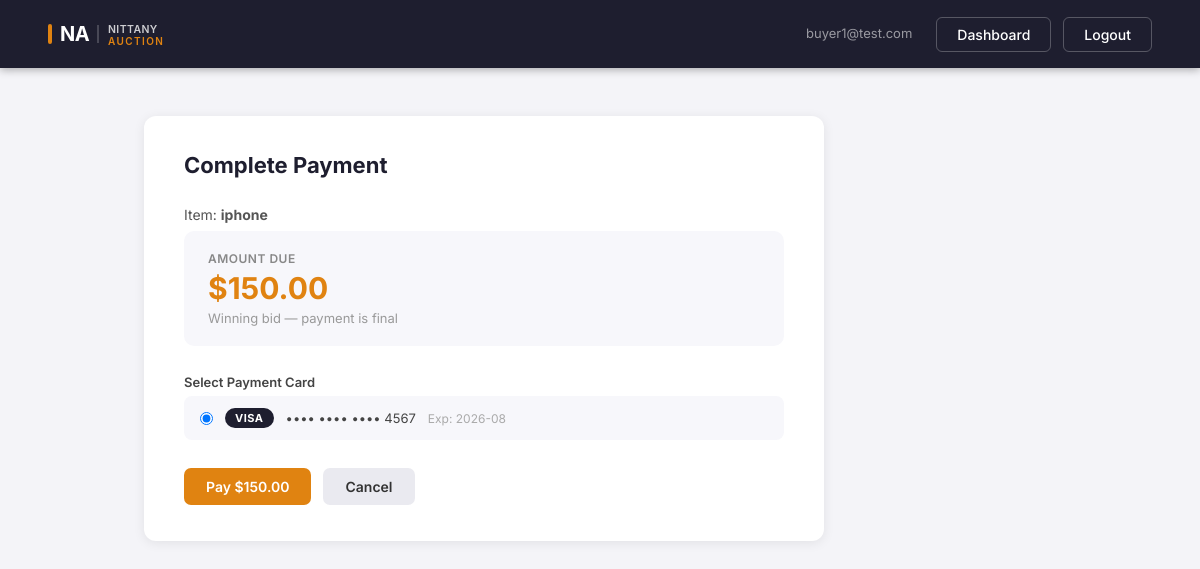
Page /bidder/listings/2603/pay (signed in) on the committed database.
### tables this page shows
CREATE TABLE bids (
            bid_id        INTEGER PRIMARY KEY AUTOINCREMENT,
            listing_id    INTEGER NOT NULL,
            bidder_email  TEXT NOT NULL,
            bid_amount    REAL NOT NULL,
            bid_time      DATETIME DEFAULT CURRENT_TIMESTAMP
        );

CREATE TABLE listings (
            listing_id        INTEGER PRIMARY KEY AUTOINCREMENT,
            seller_email      TEXT NOT NULL,
            title             TEXT NOT NULL,
            description       TEXT,
            condition         TEXT,
            category_id       INTEGER,
            reserve_price     REAL NOT NULL,
            auction_stop_time DATETIME NOT NULL,
            status            TEXT DEFAULT 'active',
            removal_reason    TEXT,
            max_bids          INTEGER DEFAULT 0,
            created_at        DATETIME DEFAULT CURRENT_TIMESTAMP
        , promoted INTEGER DEFAULT 0, promoted_at DATETIME, promotion_fee REAL, remaining_bids_at_removal INTEGER);

CREATE TABLE credit_cards (
            card_id         INTEGER PRIMARY KEY AUTOINCREMENT,
            bidder_email    TEXT NOT NULL,
            card_type       TEXT NOT NULL,
            card_number     TEXT NOT NULL,
            expiration_date TEXT NOT NULL
        );

### app.py (the view, shortened to what this page needs)
@app.route("/bidder/listings/<int:listing_id>/pay", methods=["GET", "POST"])
def bidder_pay(listing_id):
    guard = role_required("buyer")
    if guard:
        return guard
    email = session["email"]
    now = datetime.now().strftime("%Y-%m-%dT%H:%M")
    with sqlite3.connect("nittanyauction.db") as conn:
        conn.row_factory = sqlite3.Row
        listing = conn.execute(
            "SELECT * FROM listings WHERE listing_id = ? AND status = 'ended'", (listing_id,)
        ).fetchone()
        if not listing:
            flash("This auction is not available for payment.", "error")
            return redirect("/bidder")
        winner_row = conn.execute(
            "SELECT bidder_email, MAX(bid_amount) AS amount FROM bids WHERE listing_id = ?",
            (listing_id,)
        ).fetchone()
        if not winner_row or winner_row["bidder_email"] != email:
            flash("You did not win this auction.", "error")
            return redirect("/bidder")
        if conn.execute("SELECT 1 FROM transactions WHERE listing_id = ?", (listing_id,)).fetchone():
            flash("This auction has already been paid.", "error")
            return redirect("/bidder")
        cards = conn.execute(
            "SELECT * FROM credit_cards WHERE bidder_email = ?", (email,)
        ).fetchall()
    return render_template("bidder_payment.html",
                           email=email,
                           listing=listing,
                           winning_amount=winner_row["amount"],
                           cards=cards)

### app.py (called while the page is built)
def role_required(role):
    if session.get("role") != role:
        flash(f"Please log in as {role} to access that page.", "error")
        return redirect("/login")
    return None

### templates/bidder_payment.html (shortened to what this page needs)
<!DOCTYPE html>
<html>
<head>
    <link rel="stylesheet" href="{{ url_for('static', filename='style.css') }}">
</head>
<body>
    <nav class="first-navbar">
        <a href="/dashboard"><img src="{{ url_for('static', filename='logo.svg') }}" alt="NittanyAuction" height="36"></a>
        <div class="nav-links">
            <span class="nav-user">{{ email }}</span>
            <a href="/bidder">Dashboard</a>
            <a href="/logout">Logout</a>
        </div>
    </nav>
    <div class="seller-content">
        <div class="form-card">
            <h2>Complete Payment</h2>
            <p style="font-size:14px; color:#555; margin-bottom:8px;">
                Item: <strong>{{ listing['title'] }}</strong>
            </p>
            <div class="bid-box" style="margin-bottom:28px;">
                <div class="bid-box-label">Amount Due</div>
                <div class="bid-box-amount">${{ "%.2f"|format(winning_amount) }}</div>
                <div class="bid-box-sub">Winning bid — payment is final</div>
            </div>
            {% if cards %}
            <form method="POST" action="/bidder/listings/{{ listing['listing_id'] }}/pay">
                <div class="form-group">
                    <label>Select Payment Card</label>
                    {% for card in cards %}
                    <label style="display:flex; align-items:center; gap:12px; padding:12px 16px;
                                  background:#f7f7fb; border-radius:8px; margin-bottom:8px;
                                  cursor:pointer; font-weight:normal;">
                        <input type="radio" name="card_id" value="{{ card['card_id'] }}"
                               {% if loop.first %}checked{% endif %} required>
                        <span class="card-type-badge">{{ card['card_type'] }}</span>
                        <span>•••• •••• •••• {{ card['card_number'][-4:] }}</span>
                        <span style="color:#aaa; font-size:12px;">Exp: {{ card['expiration_date'] }}</span>
                    </label>
                    {% endfor %}
                </div>
                <div class="form-actions">
                    <button type="submit" class="btn-primary">Pay ${{ "%.2f"|format(winning_amount) }}</button>
                    <a href="/bidder" class="btn-secondary">Cancel</a>
                </div>
            </form>
            {% endif %}
        </div>
    </div>
</body>
</html>

### static/style.css (style rules this page uses)
* { box-sizing: border-box; margin: 0; padding: 0; }
body { font-family: 'Inter', sans-serif; background-color: #f4f4f8; color: #1e1e2f; }
.first-navbar { display: flex; justify-content: space-between; align-items: center; padding: 16px 48px; background-color: #1e1e2f; color: white; box-shadow: 0 2px 8px rgba(0,0,0,0.3); }
.first-navbar > a { display: flex; align-items: center; justify-content: center; line-height: 0; }
.first-navbar img { display: block; }
.nav-links { display: flex; gap: 12px; }
.nav-links a { text-decoration: none; color: white; padding: 8px 20px; border-radius: 6px; font-weight: 500; font-size: 14px; background-color: transparent; border: 1.5px solid rgba(255,255,255,0.25); transition: background-color 0.2s, border-color 0.2s; }
.nav-user { font-size: 13px; color: rgba(255,255,255,0.55); padding: 8px 12px; }
.seller-content { max-width: 960px; margin: 48px auto; padding: 0 24px; }
.seller-content h2 { font-size: 24px; font-weight: 700; color: #1e1e2f; margin-bottom: 6px; }
.btn-primary, .btn-primary:visited { display: inline-block; padding: 10px 22px; background-color: #e08311; color: white; border: none; border-radius: 7px; font-size: 14px; font-weight: 600; font-family: inherit; cursor: pointer; text-decoration: none; transition: opacity 0.2s, transform 0.15s; }
.btn-secondary, .btn-secondary:visited { display: inline-block; padding: 10px 22px; background-color: #eaeaf0; color: #333; border: none; border-radius: 7px; font-size: 14px; font-weight: 600; font-family: inherit; cursor: pointer; text-decoration: none; transition: background-color 0.2s; }
.form-card { background: white; border-radius: 12px; padding: 36px 40px; max-width: 680px; box-shadow: 0 2px 12px rgba(0,0,0,0.08); }
.form-card h2 { font-size: 22px; font-weight: 700; color: #1e1e2f; margin-bottom: 28px; }
.form-group { display: flex; flex-direction: column; gap: 6px; margin-bottom: 20px; }
.form-group label { font-size: 13px; font-weight: 600; color: #444; }
.form-group input, .form-group select, .form-group textarea { padding: 10px 14px; border-radius: 7px; border: 1.5px solid #ddd; font-size: 14px; font-family: inherit; outline: none; transition: border-color 0.2s; }
.form-actions { display: flex; gap: 12px; align-items: center; margin-top: 8px; flex-wrap: wrap; }
.bid-box { background: #f7f7fb; border-radius: 10px; padding: 20px 24px; margin-bottom: 20px; }
.bid-box-label { font-size: 12px; font-weight: 600; color: #888; text-transform: uppercase; letter-spacing: 0.5px; margin-bottom: 4px; }
.bid-box-amount { font-size: 30px; font-weight: 700; color: #e08311; }
.bid-box-sub { font-size: 13px; color: #999; margin-top: 4px; }
.card-type-badge { font-size: 11px; font-weight: 700; background: #1e1e2f; color: white; padding: 3px 10px; border-radius: 12px; text-transform: uppercase; letter-spacing: 0.5px; }

### rows in the picture
bids: bidder_email "buyer1@test.com"
listings: title "iphone"
credit_cards: card_type "VISA", card_number "4567", expiration_date "2026-08"

### other values in the picture
{{ "%.2f"|format(winning_amount) }} "150.00"
